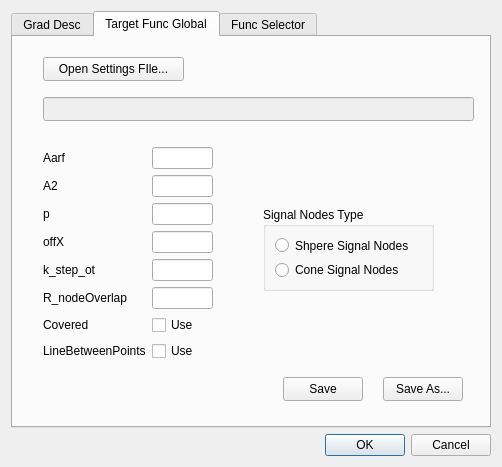
<?xml version="1.0" encoding="UTF-8"?>
<ui version="4.0">
 <class>DialogGradConfig</class>
 <widget class="QDialog" name="DialogGradConfig">
  <property name="geometry">
   <rect>
    <x>0</x>
    <y>0</y>
    <width>502</width>
    <height>467</height>
   </rect>
  </property>
  <property name="windowTitle">
   <string>Dialog</string>
  </property>
  <layout class="QVBoxLayout" name="verticalLayout">
   <item>
    <layout class="QHBoxLayout" name="horizontalLayout">
     <item>
      <widget class="QTabWidget" name="tabWidget">
       <property name="currentIndex">
        <number>1</number>
       </property>
       <widget class="QWidget" name="tabGradDesc">
        <attribute name="title">
         <string>Grad Desc</string>
        </attribute>
        <widget class="QWidget" name="layoutWidget">
         <property name="geometry">
          <rect>
           <x>10</x>
           <y>10</y>
           <width>171</width>
           <height>294</height>
          </rect>
         </property>
         <layout class="QFormLayout" name="formLayout">
          <item row="0" column="0">
           <widget class="QLabel" name="label_7">
            <property name="text">
             <string>Min eta</string>
            </property>
           </widget>
          </item>
          <item row="0" column="1">
           <widget class="QLineEdit" name="EditMinEta">
            <property name="maxLength">
             <number>20</number>
            </property>
           </widget>
          </item>
          <item row="1" column="0">
           <widget class="QLabel" name="label_8">
            <property name="text">
             <string>First jump</string>
            </property>
           </widget>
          </item>
          <item row="1" column="1">
           <widget class="QLineEdit" name="EditFirstJump">
            <property name="maxLength">
             <number>20</number>
            </property>
           </widget>
          </item>
          <item row="2" column="0">
           <widget class="QLabel" name="label_9">
            <property name="text">
             <string>k mult</string>
            </property>
           </widget>
          </item>
          <item row="2" column="1">
           <widget class="QLineEdit" name="Edit_k_mult">
            <property name="maxLength">
             <number>20</number>
            </property>
           </widget>
          </item>
          <item row="3" column="0">
           <widget class="QLabel" name="label_10">
            <property name="text">
             <string>k div</string>
            </property>
           </widget>
          </item>
          <item row="3" column="1">
           <widget class="QLineEdit" name="Edit_k_div">
            <property name="maxLength">
             <number>20</number>
            </property>
           </widget>
          </item>
          <item row="4" column="0">
           <widget class="QLabel" name="label_11">
            <property name="text">
             <string>eps</string>
            </property>
           </widget>
          </item>
          <item row="4" column="1">
           <widget class="QLineEdit" name="Edit_eps">
            <property name="maxLength">
             <number>20</number>
            </property>
           </widget>
          </item>
          <item row="5" column="0">
           <widget class="QLabel" name="label_12">
            <property name="text">
             <string>alpha</string>
            </property>
           </widget>
          </item>
          <item row="5" column="1">
           <widget class="QLineEdit" name="EditAlpha">
            <property name="maxLength">
             <number>20</number>
            </property>
           </widget>
          </item>
          <item row="6" column="0">
           <widget class="QLabel" name="label">
            <property name="text">
             <string>Callback freq</string>
            </property>
           </widget>
          </item>
          <item row="7" column="0">
           <widget class="QLabel" name="label_2">
            <property name="text">
             <string>Derivate</string>
            </property>
           </widget>
          </item>
          <item row="6" column="1">
           <widget class="QLineEdit" name="EditCallbackFreq"/>
          </item>
          <item row="7" column="1">
           <widget class="QCheckBox" name="chbFinMethod">
            <property name="text">
             <string>Fin method</string>
            </property>
           </widget>
          </item>
          <item row="8" column="0">
           <widget class="QLabel" name="lblMaxiters">
            <property name="text">
             <string>Max iters</string>
            </property>
           </widget>
          </item>
          <item row="9" column="0">
           <widget class="QLabel" name="label_4">
            <property name="text">
             <string>Max time, s</string>
            </property>
           </widget>
          </item>
          <item row="8" column="1">
           <widget class="QLineEdit" name="EditMaxIters"/>
          </item>
          <item row="9" column="1">
           <widget class="QLineEdit" name="EditMaxTime"/>
          </item>
         </layout>
        </widget>
       </widget>
       <widget class="QWidget" name="tabTargetFunc">
        <attribute name="title">
         <string>Target Func Global</string>
        </attribute>
        <widget class="QWidget" name="layoutWidget">
         <property name="geometry">
          <rect>
           <x>30</x>
           <y>110</y>
           <width>170</width>
           <height>232</height>
          </rect>
         </property>
         <layout class="QFormLayout" name="formLayout_2">
          <item row="0" column="0">
           <widget class="QLabel" name="label_3">
            <property name="text">
             <string>Aarf</string>
            </property>
           </widget>
          </item>
          <item row="0" column="1">
           <widget class="QLineEdit" name="EditAarf"/>
          </item>
          <item row="1" column="0">
           <widget class="QLabel" name="label_5">
            <property name="text">
             <string>A2</string>
            </property>
           </widget>
          </item>
          <item row="1" column="1">
           <widget class="QLineEdit" name="EditA2"/>
          </item>
          <item row="2" column="0">
           <widget class="QLabel" name="label_6">
            <property name="text">
             <string>p</string>
            </property>
           </widget>
          </item>
          <item row="2" column="1">
           <widget class="QLineEdit" name="Edit_p"/>
          </item>
          <item row="3" column="0">
           <widget class="QLabel" name="label_13">
            <property name="text">
             <string>offX</string>
            </property>
           </widget>
          </item>
          <item row="3" column="1">
           <widget class="QLineEdit" name="Edit_offX"/>
          </item>
          <item row="4" column="0">
           <widget class="QLabel" name="label_14">
            <property name="text">
             <string>k_step_ot</string>
            </property>
           </widget>
          </item>
          <item row="4" column="1">
           <widget class="QLineEdit" name="Edit_k_step_ot"/>
          </item>
          <item row="5" column="0">
           <widget class="QLabel" name="label_15">
            <property name="text">
             <string>R_nodeOverlap</string>
            </property>
           </widget>
          </item>
          <item row="5" column="1">
           <widget class="QLineEdit" name="EditR_nodeOverlap"/>
          </item>
          <item row="6" column="0">
           <widget class="QLabel" name="label_18">
            <property name="text">
             <string>Covered</string>
            </property>
           </widget>
          </item>
          <item row="6" column="1">
           <widget class="QCheckBox" name="chbIsUseCoveredFlag">
            <property name="text">
             <string>Use</string>
            </property>
           </widget>
          </item>
          <item row="7" column="0">
           <widget class="QLabel" name="label_16">
            <property name="text">
             <string>LineBetweenPoints</string>
            </property>
           </widget>
          </item>
          <item row="7" column="1">
           <widget class="QCheckBox" name="chbIsUseLineBetweenTwoPoints">
            <property name="text">
             <string>Use</string>
            </property>
           </widget>
          </item>
         </layout>
        </widget>
        <widget class="QGroupBox" name="groupBox">
         <property name="geometry">
          <rect>
           <x>250</x>
           <y>170</y>
           <width>171</width>
           <height>84</height>
          </rect>
         </property>
         <property name="title">
          <string>Signal Nodes Type</string>
         </property>
         <layout class="QVBoxLayout" name="verticalLayout_2">
          <item>
           <widget class="QRadioButton" name="rbSignalSphere">
            <property name="text">
             <string>Shpere Signal Nodes</string>
            </property>
           </widget>
          </item>
          <item>
           <widget class="QRadioButton" name="rbSignalCone">
            <property name="text">
             <string>Cone Signal Nodes</string>
            </property>
           </widget>
          </item>
         </layout>
        </widget>
        <widget class="QPushButton" name="btnTargetFuncGlobalSaveAs">
         <property name="geometry">
          <rect>
           <x>370</x>
           <y>340</y>
           <width>80</width>
           <height>24</height>
          </rect>
         </property>
         <property name="text">
          <string>Save As...</string>
         </property>
        </widget>
        <widget class="QPushButton" name="btnTargetFuncGlobalSave">
         <property name="geometry">
          <rect>
           <x>270</x>
           <y>340</y>
           <width>80</width>
           <height>24</height>
          </rect>
         </property>
         <property name="text">
          <string>Save</string>
         </property>
        </widget>
        <widget class="QPushButton" name="btnTargetFuncGlobalOpenFile">
         <property name="geometry">
          <rect>
           <x>30</x>
           <y>20</y>
           <width>141</width>
           <height>24</height>
          </rect>
         </property>
         <property name="text">
          <string>Open Settings FIle...</string>
         </property>
        </widget>
        <widget class="QLineEdit" name="EditTargetFuncGLobalFile">
         <property name="enabled">
          <bool>false</bool>
         </property>
         <property name="geometry">
          <rect>
           <x>30</x>
           <y>60</y>
           <width>431</width>
           <height>24</height>
          </rect>
         </property>
        </widget>
       </widget>
       <widget class="QWidget" name="tabTargetFuncSelector">
        <attribute name="title">
         <string>Func Selector</string>
        </attribute>
        <widget class="QWidget" name="verticalLayoutWidget">
         <property name="geometry">
          <rect>
           <x>20</x>
           <y>20</y>
           <width>251</width>
           <height>141</height>
          </rect>
         </property>
         <layout class="QVBoxLayout" name="verticalLayout_3">
          <item>
           <widget class="QLabel" name="label_17">
            <property name="text">
             <string>Target Func First Phase:</string>
            </property>
           </widget>
          </item>
          <item>
           <widget class="QComboBox" name="cbTargetFuncFirstPhase"/>
          </item>
          <item>
           <widget class="QLabel" name="label_19">
            <property name="text">
             <string>Target Func Second Phase:</string>
            </property>
           </widget>
          </item>
          <item>
           <widget class="QComboBox" name="cbTargetFuncSecondPhase"/>
          </item>
          <item>
           <spacer name="verticalSpacer">
            <property name="orientation">
             <enum>Qt::Vertical</enum>
            </property>
            <property name="sizeHint" stdset="0">
             <size>
              <width>20</width>
              <height>40</height>
             </size>
            </property>
           </spacer>
          </item>
         </layout>
        </widget>
       </widget>
      </widget>
     </item>
    </layout>
   </item>
   <item>
    <widget class="QDialogButtonBox" name="buttonBox">
     <property name="orientation">
      <enum>Qt::Horizontal</enum>
     </property>
     <property name="standardButtons">
      <set>QDialogButtonBox::Cancel|QDialogButtonBox::Ok</set>
     </property>
    </widget>
   </item>
  </layout>
 </widget>
 <resources/>
 <connections>
  <connection>
   <sender>buttonBox</sender>
   <signal>accepted()</signal>
   <receiver>DialogGradConfig</receiver>
   <slot>accept()</slot>
   <hints>
    <hint type="sourcelabel">
     <x>227</x>
     <y>434</y>
    </hint>
    <hint type="destinationlabel">
     <x>157</x>
     <y>274</y>
    </hint>
   </hints>
  </connection>
  <connection>
   <sender>buttonBox</sender>
   <signal>rejected()</signal>
   <receiver>DialogGradConfig</receiver>
   <slot>reject()</slot>
   <hints>
    <hint type="sourcelabel">
     <x>295</x>
     <y>440</y>
    </hint>
    <hint type="destinationlabel">
     <x>286</x>
     <y>274</y>
    </hint>
   </hints>
  </connection>
 </connections>
</ui>
